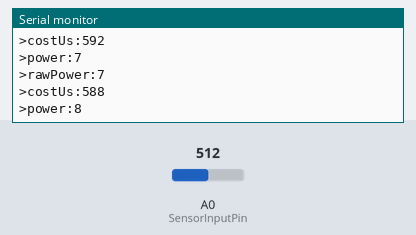
A program run on a simulated Arduino Uno, built with avr-gcc and run on an emulated ATmega328P. Shown: the last lines printed to the serial monitor. The test bench sets the inputs (shaded band); at power-on: A0 (SensorInputPin) = 512.

Above: at 1.2 s.
1.3 s: A0 (SensorInputPin) set to 716
At 2.4 s:
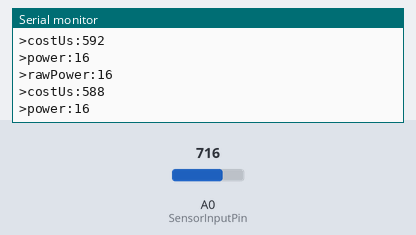
2.8 s: A0 (SensorInputPin) set to 900
At 3.6 s:
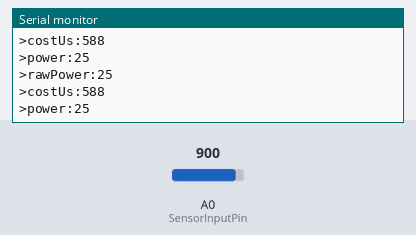
Timing chart, 0 to 5.8 s (numbered marks = the images above; inputs shaded):
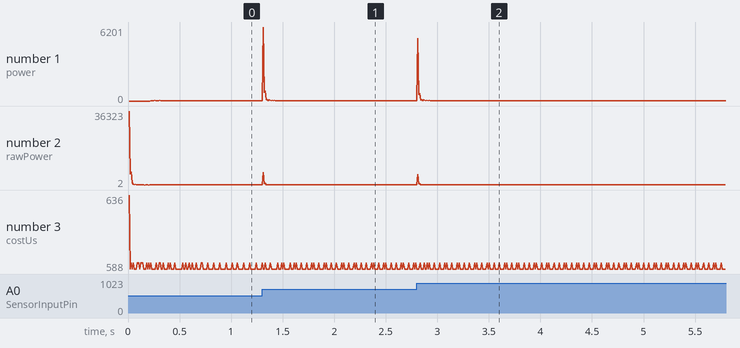

The program:

main.cpp
```cpp
#include <Arduino.h>

#include "emg_envelope.h"

#define TIMING_DEBUG 1

void setup() {
    emgEnvelopeInit();

    // open serial
    Serial.begin(115200);
}

void loop() {
    EmgEnvelope envelope;

    // printing every sample at 115200 baud takes longer than the 1 ms
    // budget, so only print once per finished group of GROUPING_SIZE samples
    if (emgEnvelopeUpdate(envelope)) {
        Serial.print(">power:");
        Serial.println(envelope.power);
        if (TIMING_DEBUG) {
            // unfiltered value, useful for tuning ARTIFACT_LIMIT
            Serial.print(">rawPower:");
            Serial.println(envelope.rawPower);
            // worst filter cost in the group; must stay under 1 ms
            // (the filter cost average around 520 us)
            Serial.print(">costUs:");
            Serial.println(envelope.maxCostUs);
        }
    }
    // if costUs gets close to the 1 ms budget, the sample rate need to
    // reduce to SAMPLE_FREQ_500HZ
}
```

emg_envelope.h
```cpp
#pragma once

// EMG envelope extraction:
// samples the sensor at a fixed rate, runs each sample through the
// EMGFilters chain (notch, lowpass, highpass), squares it into power,
// averages GROUPING_SIZE samples into one envelope value, and rejects
// motion artifacts (sensor bumps).

#define SensorInputPin A0 // input pin number

#define GROUPING_SIZE 10

// Motion-artifact rejection:
// real muscle activity averages ~3,000-15,000, while the sensor bumping
// the body produces spikes up to ~94,000. Any group average above
// ARTIFACT_LIMIT is treated as a bump and reported as 0, and the output
// stays at 0 for ARTIFACT_HOLDOFF_GROUPS more groups (10 ms each) so the
// decaying tail of the bump and the filter's ringing are also dropped.
#define ARTIFACT_LIMIT 30000L
#define ARTIFACT_HOLDOFF_GROUPS 20

// One finished group of GROUPING_SIZE samples.
struct EmgEnvelope {
    long power;              // group average after artifact rejection
    long rawPower;           // group average before artifact rejection
    unsigned long maxCostUs; // worst per-sample processing time in the group
};

// Configure the filters and start the sample clock. Call once from setup().
void emgEnvelopeInit();

// Wait for the next sample tick, then read and process one sample.
// Returns true when a group has just finished and `out` has been filled.
bool emgEnvelopeUpdate(EmgEnvelope &out);
```

emg_envelope.cpp
```cpp
#include <Arduino.h>
#include <EMGFilters.h>

#include "emg_envelope.h"

static EMGFilters myFilter;
// discrete filters must works with fixed sample frequence
// our emg filter only support "SAMPLE_FREQ_500HZ" or "SAMPLE_FREQ_1000HZ"
// other sampleRate inputs will bypass all the EMG_FILTER
static int sampleRate = SAMPLE_FREQ_1000HZ;
// For countries where power transmission is at 50 Hz
// For countries where power transmission is at 60 Hz, need to change to
// "NOTCH_FREQ_60HZ"
// our emg filter only support 50Hz and 60Hz input
// other inputs will bypass all the EMG_FILTER
static int humFreq = NOTCH_FREQ_60HZ;

// Calibration:
// put on the sensors, and release your muscles;
// wait a few seconds, and select the max value as the throhold;
// any value under throhold will be set to zero
static int threshold = 0;
static int count = 0;
static unsigned long timeBudget;
static unsigned long nextSampleTime;   // micros() deadline for the next sample
static long envelopeSum = 0;           // running sum over the current group
static unsigned long maxCost = 0;      // worst-case processing time in the group
static int holdoffRemaining = 0;       // groups left to suppress after an artifact

void emgEnvelopeInit() {
    myFilter.init(sampleRate, humFreq, true, true, true);

    // setup for time cost measure
    // using micros()
    timeBudget = 1e6 / sampleRate;
    // micros will overflow and auto return to zero every 70 minutes;
    // the unsigned subtraction in emgEnvelopeUpdate() handles that correctly
    nextSampleTime = micros();
}

bool emgEnvelopeUpdate(EmgEnvelope &out) {
    // wait until it's time for the next sample so the filter sees a
    // steady sampleRate (scheduling off the deadline avoids drift)
    while ((long)(micros() - nextSampleTime) < 0) {
    }
    nextSampleTime += timeBudget;
    unsigned long timeStamp = micros();

    int Value = analogRead(SensorInputPin);

    // filter processing
    int DataAfterFilter = myFilter.update(Value);

    // Use a wider type: squaring an AVR int can overflow (int is 16-bit).
    long power = (long)DataAfterFilter * DataAfterFilter;
    // any value under throhold will be set to zero
    power = (power > threshold) ? power : 0;

    timeStamp = micros() - timeStamp;
    if (timeStamp > maxCost) {
        maxCost = timeStamp;
    }

    envelopeSum += power;
    count++;

    if (count < GROUPING_SIZE) {
        return false;
    }

    long rawAverage = envelopeSum / GROUPING_SIZE;
    long groupAverage = rawAverage;

    if (rawAverage > ARTIFACT_LIMIT) {
        // sensor bump: drop it and restart the holdoff window
        holdoffRemaining = ARTIFACT_HOLDOFF_GROUPS;
        groupAverage = 0;
    } else if (holdoffRemaining > 0) {
        // still settling after a bump
        holdoffRemaining--;
        groupAverage = 0;
    }

    out.power = groupAverage;
    out.rawPower = rawAverage;
    out.maxCostUs = maxCost;

    envelopeSum = 0;
    maxCost = 0;
    count = 0;
    return true;
}
```

Measured:
- after the input at 1.3 s, the serial monitor: prints a new line at once (image 1)
- plotted number 1: 8 → 16 after the input at 1.3 s
- plotted number 2: 7 → 16 after the input at 1.3 s
